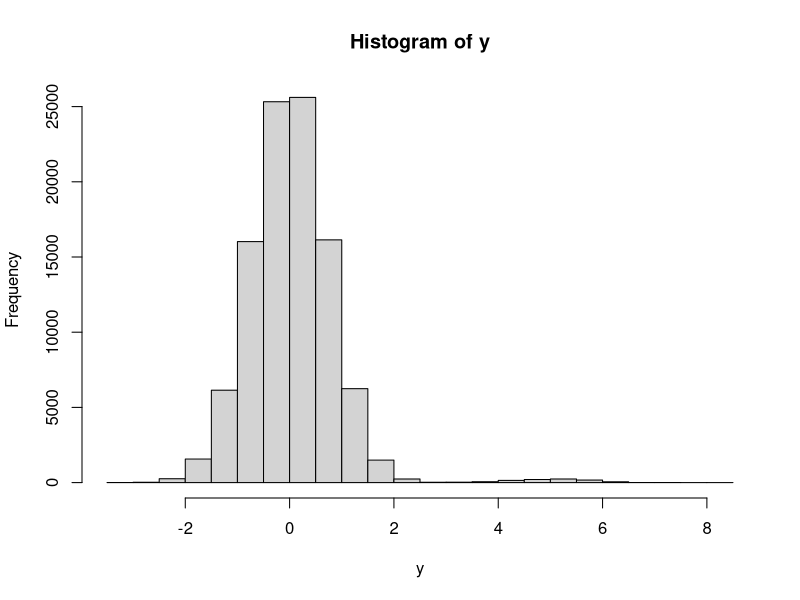

R code for this plot: (Note: this script raises an error after producing the figure.)
## ---- chunk 1
knitr::opts_chunk$set(echo = TRUE)
## ---- chunk 2
set.seed(1104)

pop.m<-20000 # number of clusters
pop.n<- 5 # number within clusters
case.prob<-.01 #probability of case in underlying population
beta<-5 #slope for indicator 
sigma<- .5 #overall standard deviation in the linear model
tau_e<-0.8 #error correlation
x<-rbinom(pop.m,1,prob=case.prob)
x<-rep(x,each=pop.n)

u<-rnorm(pop.m,mean = 0, sd=sqrt(sigma*tau_e)) #cluster samples
u1<-rep(u,each=pop.n) # repeat each cluster sample n times
estar<-rnorm(pop.m*pop.n,mean = 0, sd=sqrt(sigma*(1-tau_e))) # samples within each cluster
err<-u1+estar #total error

y<-beta*x+err
hist(y)
## ---- chunk 3
####ODS Conditional Likelihood Simulation: Jacob M. Maronge 01/09/17

#### Inspired by the paper: Separating between- and within-cluster covariate effects by using conditional and partitioning methods
#### By John M. Neuhaus and Charles E. McCulloch
set.seed(1104)
library(foreach)
library(doParallel)
cores=detectCores()
cl <- makeCluster(3) 
registerDoParallel(cl)
clusterEvalQ(cl,
             {library(nlme)
               pop.m<-20000 # number of clusters
               pop.n<- 5 # number within clusters
               beta<-5 #slope for indicator 
               sigma<- 1 #overall standard deviation in the linear model
               tau_e<-0.8 #error correlation
               norm.sim<-function(pop.m, pop.n, beta,tau_e, sigma){
                 u<-rnorm(pop.m,mean = 0, sd=sqrt(sigma*tau_e)) #cluster samples
                 u1<-rep(u,each=pop.n) # repeat each cluster sample n times
                 estar<-rnorm(pop.m*pop.n,mean = 0, sd=sqrt(sigma*(1-tau_e))) # samples within each cluster
                 err<-u1+estar #total error
                 
                 x<-rnorm(u1,1)
                 x<-as.numeric(x>2.5)
                 y<-beta*x+err
                 dat<-data.frame(y=y,x=x,id=rep(c(1:pop.m),each=pop.n)) #make data
                 agg.dat<-aggregate(y~id, dat, sum) # sum y by id
                 case.samp<-sample(agg.dat$id[agg.dat$y>12],50) #sample cases
                 control.samp<-sample(agg.dat$id[agg.dat$y<12],50)# sample controls
                 samp<-c(case.samp, control.samp)
                 samp.dat<-subset(dat,dat$id%in%samp) # get dataframe for sampled ids
                 samp.agg.dat<-aggregate(x~id, samp.dat, mean) #calculate means for x
                 x_ibar<-rep(samp.agg.dat$x,each=pop.n) # mach means dimensions with dat
                 samp.dat$x_ibar<-x_ibar
                 samp.dat$diff<-samp.dat$x-samp.dat$x_ibar # calculate x_ij-x_ibar
                 
                 fit<-lme(y~diff+x_ibar, data = samp.dat, random = ~1|id)
                 beta.diff.est<-fixed.effects(fit)[2]
                 beta.diff.cov.prob<-(intervals(fit)$fixed[2,1]<=beta&intervals(fit)$fixed[2,3]>=beta)
                 beta.x_ibar.est<-fixed.effects(fit)[3]
                 beta.x_ibar.cov.prob<-(intervals(fit)$fixed[3,1]<=beta&intervals(fit)$fixed[3,3]>=beta)
                 out<-list(beta.diff.est, beta.diff.cov.prob, beta.x_ibar.est,  beta.x_ibar.cov.prob)
                 names(out)<-c("Diff Estimate", "Diff Covered","x_ibar Estimate", "x_ibar Covered")
                 return(out)
               }})

out<-foreach(i=1:2000, .combine=cbind) %dopar% {
  norm.sim(pop.m, pop.n, beta,tau_e, sigma)
  
}
beta.diff.est<-unlist(out[1,])
beta.diff.cov.prob<-unlist(out[2,])
beta.x_ibar.est <- unlist(out[3,])
beta.x_ibar.cov.prob<-unlist(out[4,])
## ---- chunk 4
hist(beta.diff.est)
abline(v = 5, col = "red")
mean(beta.diff.cov.prob)
hist(beta.x_ibar.est)
abline(v = 5, col = "red")
mean(beta.x_ibar.cov.prob)
## ---- chunk 5
set.seed(1104)
library(foreach)
library(doParallel)
cores=detectCores()
cl <- makeCluster(3) 
registerDoParallel(cl)
clusterEvalQ(cl,
             {library(nlme)
               pop.m<-20000 # number of clusters
               pop.n<- 5 # number within clusters
               beta<-5 #slope for indicator 
               sigma<- 1 #overall standard deviation in the linear model
               tau_e<-0.8 #error correlation
               norm.sim<-function(pop.m, pop.n, beta,tau_e, sigma){
                 u<-rnorm(pop.m,mean = 0, sd=sqrt(sigma*tau_e)) #cluster samples
                 u1<-rep(u,each=pop.n) # repeat each cluster sample n times
                 estar<-rnorm(pop.m*pop.n,mean = 0, sd=sqrt(sigma*(1-tau_e))) # samples within each cluster
                 err<-u1+estar #total error
                 
                 x<-rnorm(u1,1)
                 y<-beta*x+err
                 dat<-data.frame(y=y,x=x,id=rep(c(1:pop.m),each=pop.n)) #make data
                 agg.dat<-aggregate(y~id, dat, sum) # sum y by id
                 case.samp<-sample(agg.dat$id[agg.dat$y>12],50) #sample cases
                 control.samp<-sample(agg.dat$id[agg.dat$y<12],50)# sample controls
                 samp<-c(case.samp, control.samp)
                 samp.dat<-subset(dat,dat$id%in%samp) # get dataframe for sampled ids
                 samp.agg.dat<-aggregate(x~id, samp.dat, mean) #calculate means for x
                 x_ibar<-rep(samp.agg.dat$x,each=pop.n) # mach means dimensions with dat
                 samp.dat$x_ibar<-x_ibar
                 samp.dat$diff<-samp.dat$x-samp.dat$x_ibar # calculate x_ij-x_ibar
                 
                 fit<-lme(y~diff+x_ibar, data = samp.dat, random = ~1|id)
                 beta.diff.est<-fixed.effects(fit)[2]
                 beta.diff.cov.prob<-(intervals(fit)$fixed[2,1]<=beta&intervals(fit)$fixed[2,3]>=beta)
                 beta.x_ibar.est<-fixed.effects(fit)[3]
                 beta.x_ibar.cov.prob<-(intervals(fit)$fixed[3,1]<=beta&intervals(fit)$fixed[3,3]>=beta)
                 out<-list(beta.diff.est, beta.diff.cov.prob, beta.x_ibar.est,  beta.x_ibar.cov.prob)
                 names(out)<-c("Diff Estimate", "Diff Covered","x_ibar Estimate", "x_ibar Covered")
                 return(out)
               }})

out<-foreach(i=1:2000, .combine=cbind) %dopar% {
  norm.sim(pop.m, pop.n, beta,tau_e, sigma)
  
}
beta.diff.est<-unlist(out[1,])
beta.diff.cov.prob<-unlist(out[2,])
beta.x_ibar.est <- unlist(out[3,])
beta.x_ibar.cov.prob<-unlist(out[4,])

## ---- chunk 6
hist(beta.diff.est)
abline(v = 5, col = "red")
mean(beta.diff.cov.prob)
hist(beta.x_ibar.est)
abline(v = 5, col = "red")
mean(beta.x_ibar.cov.prob)
## ---- chunk 7
library(lme4)
set.seed(1104)

pop.m<-20000 # number of clusters
pop.n<- 5 # number within clusters
beta1<-3 #slope for indicator 
beta0<--1.5 #intercept terms
tau_sq<-0.5 #variance of random intercept
reps=2000
beta.diff.est<-vector(length = reps)
beta.x_ibar.est<-vector(length = reps)
beta.int.est<-vector(length = reps)
  u<-rnorm(pop.m,mean = 0, sd=sqrt(tau_sq)) #cluster samples
  u1<-rep(u,each=pop.n) # repeat each cluster sample n times
  x<-rnorm(u1,1)
  x<-as.numeric(x>2.5)
  z<-beta0+beta1*x+u1
  pr<-1/(1+exp(-z))
  y<-rbinom(n=pop.m*pop.n,size = 1,prob = pr )
  dat<-data.frame(y=y,x=x,id=rep(c(1:pop.m),each=pop.n)) #make data
  agg.dat<-aggregate(y~id, dat, sum) # sum y by id
  case.samp<-sample(agg.dat$id[agg.dat$y>=4],250) #sample cases
  control.samp<-sample(agg.dat$id[agg.dat$y<4],250)# sample controls
  samp<-c(case.samp, control.samp)
  samp.dat<-subset(dat,dat$id%in%samp) # get dataframe for sampled ids
  samp.agg.dat<-aggregate(x~id, samp.dat, mean) #calculate means for x
  par(mfrow=c(2,2))
  hist(x,main="Histogram of X",xlab = "X")
  hist(pr,main="Histogram of Probabilities",xlab = "Probabilities",xlim = c(0,1))
  hist(y,main="Histogram of Y",xlab = "Y")
  hist(agg.dat$y,main = "Histogram of Aggregated Sums",xlab = "Sum of Y Over Subject")
## ---- chunk 8
set.seed(1104)
library(foreach)
library(doParallel)
cl <- makeCluster(3)  #not to overload your computer
registerDoParallel(cl)
clusterEvalQ(cl,
             {library(lme4)
               pop.m<-80000 # number of clusters
               pop.n<- 5 # number within clusters
               beta1<-3 #slope for indicator 
               beta0<--1.5 #intercept terms
               tau_sq<-.5 #variance of random intercept
               logit.sim<-function(pop.m, pop.n, beta1,beta0,tau_sq){
                 library(lme4)
                 u<-rnorm(pop.m,mean = 0, sd=sqrt(tau_sq)) #cluster samples
                 u1<-rep(u,each=pop.n) # repeat each cluster sample n times
                 x<-rnorm(u1,1)
                 x<-as.numeric(x>2.5)
                 z<-beta0+beta1*x+u1
                 pr<-1/(1+exp(-z))
                 y<-rbinom(n=pop.m*pop.n,size = 1,prob = pr )
                 dat<-data.frame(y=y,x=x,id=rep(c(1:pop.m),each=pop.n)) #make data
                 agg.dat<-aggregate(y~id, dat, sum) # sum y by id
                 case.samp<-sample(agg.dat$id[agg.dat$y>=4],250) #sample cases
                 control.samp<-sample(agg.dat$id[agg.dat$y<4],250)# sample controls
                 samp<-c(case.samp, control.samp)
                 samp.dat<-subset(dat,dat$id%in%samp) # get dataframe for sampled ids
                 samp.agg.dat<-aggregate(x~id, samp.dat, mean) #calculate means for x
                 x_ibar<-rep(samp.agg.dat$x,each=pop.n) # mach means dimensions with dat
                 samp.dat$x_ibar<-(x_ibar)
                 samp.dat$diff<-(samp.dat$x-samp.dat$x_ibar) # calculate x_ij-x_ibar
                 
                 fit.logit<-glmer(y~diff+x_ibar+(1|id),data = samp.dat,
                                  family = binomial(link = "logit"), 
                                  glmerControl(optimizer = c("bobyqa","Nelder_Mead")) )
                 
                 beta.int.est<-coef(summary(fit.logit))[1,1]
                 beta.int.cov.prob<-((coef(summary(fit.logit))[1,1]-qt(.975, df=2000)*coef(summary(fit.logit))[1,2])<=beta0&(coef(summary(fit.logit))[1,1]+qt(.975, df=2000)*coef(summary(fit.logit))[1,2])>=beta0)
                 beta.diff.est<-coef(summary(fit.logit))[2,1]
                 beta.diff.cov.prob<-((coef(summary(fit.logit))[2,1]-qt(.975, df=2000)*coef(summary(fit.logit))[2,2])<=beta1&(coef(summary(fit.logit))[2,1]+qt(.975, df=2000)*coef(summary(fit.logit))[2,2])>=beta1)
                 beta.x_ibar.est<-coef(summary(fit.logit))[3,1]
                 beta.x_ibar.cov.prob<-((coef(summary(fit.logit))[3,1]-qt(.975, df=2000)*coef(summary(fit.logit))[3,2])<=beta1&(coef(summary(fit.logit))[3,1]+qt(.975, df=2000)*coef(summary(fit.logit))[3,2])>=beta1)
                 out<-list(beta.int.est, beta.int.cov.prob, beta.diff.est, beta.diff.cov.prob, beta.x_ibar.est, beta.x_ibar.cov.prob)
                 names(out)<-c("Intercept Estimate", "Intercept Covered", "Diff Estimate", "Diff Covered", "x_ibar Estimate", "x_ibar Covered")
                 return(out)
               }}
               )


out<-foreach(i=1:2000, .combine=cbind) %dopar% {
  logit.sim(pop.m, pop.n, beta1,beta0,tau_sq)
  
}
beta.int.est<-unlist(out[1,])
beta.int.cov.prob<-unlist(out[2,])
beta.diff.est<-unlist(out[3,])
beta.diff.cov.prob<-unlist(out[4,])
beta.x_ibar.est<-unlist(out[5,])
beta.x_ibar.cov.prob<-unlist(out[6,]) 
## ---- chunk 9
hist(beta.int.est,main = "Histogram of intercept estimates",xlim = c(-1.5,0))
abline(v = -1.5, col = "red")
mean(beta.int.cov.prob)
hist(beta.diff.est, main = "Coefficient of (x_ij-x_ibar) estimates")
abline(v = 3, col = "red")
mean(beta.diff.cov.prob)
hist(beta.x_ibar.est, main = "Coefficient of x_ibar Estimates")
abline(v = 3, col = "red")
mean(beta.int.cov.prob)
## ---- chunk 10
library(lme4)
set.seed(1104)

pop.m<-20000 # number of clusters
pop.n<- 5 # number within clusters
beta1<-3 #slope for indicator 
beta0<--1.5 #intercept terms
tau_sq<-0.5 #variance of random intercept
reps=2000
beta.diff.est<-vector(length = reps)
beta.x_ibar.est<-vector(length = reps)
beta.int.est<-vector(length = reps)
  u<-rnorm(pop.m,mean = 0, sd=sqrt(tau_sq)) #cluster samples
  u1<-rep(u,each=pop.n) # repeat each cluster sample n times
  x<-rnorm(u1,1)
  z<-beta0+beta1*x+u1
  pr<-1/(1+exp(-z))
  y<-rbinom(n=pop.m*pop.n,size = 1,prob = pr )
  dat<-data.frame(y=y,x=x,id=rep(c(1:pop.m),each=pop.n)) #make data
  agg.dat<-aggregate(y~id, dat, sum) # sum y by id
  case.samp<-sample(agg.dat$id[agg.dat$y>=4],250) #sample cases
  control.samp<-sample(agg.dat$id[agg.dat$y<4],250)# sample controls
  samp<-c(case.samp, control.samp)
  samp.dat<-subset(dat,dat$id%in%samp) # get dataframe for sampled ids
  samp.agg.dat<-aggregate(x~id, samp.dat, mean) #calculate means for x
  par(mfrow=c(2,2))
  hist(x,main="Histogram of X",xlab = "X")
  hist(pr,main="Histogram of Probabilities",xlab = "Probabilities",xlim = c(0,1))
  hist(y,main="Histogram of Y",xlab = "Y")
  hist(agg.dat$y,main = "Histogram of Aggregated Sums",xlab = "Sum of Y Over Subject")
## ---- chunk 11
set.seed(1104)
library(foreach)
library(doParallel)
cores=detectCores()
cl <- makeCluster(3) 
registerDoParallel(cl)
clusterEvalQ(cl,
             {library(lme4)
               pop.m<-80000 # number of clusters
               pop.n<- 5 # number within clusters
               beta1<-3 #slope for indicator 
               beta0<--1.5 #intercept terms
               tau_sq<-.5 #variance of random intercept
               logit.sim<-function(pop.m, pop.n, beta1,beta0,tau_sq){
                 library(lme4)
                 u<-rnorm(pop.m,mean = 0, sd=sqrt(tau_sq)) #cluster samples
                 u1<-rep(u,each=pop.n) # repeat each cluster sample n times
                 x<-rnorm(u1,1)
                 z<-beta0+beta1*x+u1
                 pr<-1/(1+exp(-z))
                 y<-rbinom(n=pop.m*pop.n,size = 1,prob = pr )
                 dat<-data.frame(y=y,x=x,id=rep(c(1:pop.m),each=pop.n)) #make data
                 agg.dat<-aggregate(y~id, dat, sum) # sum y by id
                 case.samp<-sample(agg.dat$id[agg.dat$y>=4],250) #sample cases
                 control.samp<-sample(agg.dat$id[agg.dat$y<4],250)# sample controls
                 samp<-c(case.samp, control.samp)
                 samp.dat<-subset(dat,dat$id%in%samp) # get dataframe for sampled ids
                 samp.agg.dat<-aggregate(x~id, samp.dat, mean) #calculate means for x
                 x_ibar<-rep(samp.agg.dat$x,each=pop.n) # mach means dimensions with dat
                 samp.dat$x_ibar<-(x_ibar)
                 samp.dat$diff<-(samp.dat$x-samp.dat$x_ibar) # calculate x_ij-x_ibar
                 
                 fit.logit<-glmer(y~diff+x_ibar+(1|id),data = samp.dat,
                                  family = binomial(link = "logit"), 
                                  glmerControl(optimizer = c("bobyqa","Nelder_Mead")) )
                 
                 beta.int.est<-coef(summary(fit.logit))[1,1]
                 beta.int.cov.prob<-((coef(summary(fit.logit))[1,1]-qt(.975, df=2000)*coef(summary(fit.logit))[1,2])<=beta0&(coef(summary(fit.logit))[1,1]+qt(.975, df=2000)*coef(summary(fit.logit))[1,2])>=beta0)
                 beta.diff.est<-coef(summary(fit.logit))[2,1]
                 beta.diff.cov.prob<-((coef(summary(fit.logit))[2,1]-qt(.975, df=2000)*coef(summary(fit.logit))[2,2])<=beta1&(coef(summary(fit.logit))[2,1]+qt(.975, df=2000)*coef(summary(fit.logit))[2,2])>=beta1)
                 beta.x_ibar.est<-coef(summary(fit.logit))[3,1]
                 beta.x_ibar.cov.prob<-((coef(summary(fit.logit))[3,1]-qt(.975, df=2000)*coef(summary(fit.logit))[3,2])<=beta1&(coef(summary(fit.logit))[3,1]+qt(.975, df=2000)*coef(summary(fit.logit))[3,2])>=beta1)
                 out<-list(beta.int.est, beta.int.cov.prob, beta.diff.est, beta.diff.cov.prob, beta.x_ibar.est, beta.x_ibar.cov.prob)
                 names(out)<-c("Intercept Estimate", "Intercept Covered", "Diff Estimate", "Diff Covered", "x_ibar Estimate", "x_ibar Covered")
                 return(out)
               }}
)


out<-foreach(i=1:2000, .combine=cbind) %dopar% {
  logit.sim(pop.m, pop.n, beta1,beta0,tau_sq)
  
}
beta.int.est<-unlist(out[1,])
beta.int.cov.prob<-unlist(out[2,])
beta.diff.est<-unlist(out[3,])
beta.diff.cov.prob<-unlist(out[4,])
beta.x_ibar.est<-unlist(out[5,])
beta.x_ibar.cov.prob<-unlist(out[6,])

## ---- chunk 12
hist(beta.int.est,main = "Histogram of intercept estimates",xlim = c(-1.5,0))
abline(v = -1.5, col = "red")
mean(beta.int.cov.prob)
hist(beta.diff.est, main = "Coefficient of (x_ij-x_ibar) estimates")
abline(v = 3, col = "red")
mean(beta.diff.cov.prob)
hist(beta.x_ibar.est, main = "Coefficient of x_ibar Estimates")
abline(v = 3, col = "red")
mean(beta.int.cov.prob)
## ---- chunk 13
library(survival)
set.seed(1104)

pop.m<-80000 # number of clusters
pop.n<- 5 # number within clusters
beta1<-3 #slope for indicator 
beta0<--1.5 #intercept terms
tau_x<-0.5
sigma<-1
  v<-rnorm(pop.m,mean = 0, sd=sqrt(sigma*tau_x)) #cluster samples
  v1<-rep(v,each=pop.n) # repeat each cluster sample n times
  xstar<-rnorm(pop.m*pop.n,mean = 0, sd=sqrt(sigma*(1-tau_x))) # samples within each cluster
  x<-v1+xstar #total x
  x<-as.numeric(x>.75)
  z<-beta0+beta1*x
  pr<-1/(1+exp(-z))
  y<-rbinom(n=pop.m*pop.n,size = 1,prob = pr )
  dat<-data.frame(y=y,x=x,id=rep(c(1:pop.m),each=pop.n)) #make data
  agg.dat<-aggregate(y~id, dat, sum) # sum y by id
  table(agg.dat$y)
  case.samp<-sample(agg.dat$id[agg.dat$y>=4],250) #sample cases
  control.samp<-sample(agg.dat$id[agg.dat$y<4],250)# sample controls
  samp<-c(case.samp, control.samp)
  samp.dat<-subset(dat,dat$id%in%samp) # get dataframe for sampled ids
  samp.agg.dat<-aggregate(x~id, samp.dat, mean) #calculate means for x
  par(mfrow=c(2,2))
  hist(x,main="Histogram of X",xlab = "X")
  hist(pr,main="Histogram of Probabilities",xlab = "Probabilities",xlim = c(0,1))
  hist(y,main="Histogram of Y",xlab = "Y")
  hist(agg.dat$y,main = "Histogram of Aggregated Sums",xlab = "Sum of Y Over Subject")
## ---- chunk 14
set.seed(1104)
library(foreach)
library(doParallel)
cores=detectCores()
cl <- makeCluster(3) 
registerDoParallel(cl)
clusterEvalQ(cl,
             {library(survival)
               pop.m<-80000 # number of clusters
               pop.n<- 5 # number within clusters
               beta1<-3 #slope for indicator 
               beta0<--1.5 #intercept terms
               tau_x<-0.5
               sigma<-1
               clogit.sim<-function(pop.m, pop.n, beta1,beta0,tau_x, sigma){
                 v<-rnorm(pop.m,mean = 0, sd=sqrt(sigma*tau_x)) #cluster samples
                 v1<-rep(v,each=pop.n) # repeat each cluster sample n times
                 xstar<-rnorm(pop.m*pop.n,mean = 0, sd=sqrt(sigma*(1-tau_x))) # samples within each cluster
                 x<-v1+xstar #total x
                 x<-as.numeric(x>.75)
                 z<-beta0+beta1*x
                 pr<-1/(1+exp(-z))
                 y<-rbinom(n=pop.m*pop.n,size = 1,prob = pr )
                 dat<-data.frame(y=y,x=x,id=rep(c(1:pop.m),each=pop.n)) #make data
                 agg.dat<-aggregate(y~id, dat, sum) # sum y by id
                 table(agg.dat$y)
                 case.samp<-sample(agg.dat$id[agg.dat$y>=4],250) #sample cases
                 control.samp<-sample(agg.dat$id[agg.dat$y<4],250)# sample controls
                 samp<-c(case.samp, control.samp)
                 samp.dat<-subset(dat,dat$id%in%samp) # get dataframe for sampled ids
                 samp.agg.dat<-aggregate(x~id, samp.dat, mean) #calculate means for x
                 x_ibar<-rep(samp.agg.dat$x,each=pop.n) # mach means dimensions with dat
                 samp.dat$x_ibar<-(x_ibar)
                 samp.dat$diff<-(samp.dat$x-samp.dat$x_ibar) # calculate x_ij-x_ibar
                 table(samp.dat$diff,samp.dat$y)
                 fit.clogit<-clogit(y ~ diff + strata(id), samp.dat)
                 beta.diff.est<-coef(fit.clogit)[1]
                 ci<-confint(fit.clogit)
                 beta.diff.cov.prob<-(ci[1,1]<=beta1&ci[1,2]>=beta1)
                 out<-list(beta.diff.est, beta.diff.cov.prob)
                 names(out)<-c("Diff Estimate", "Diff Covered")
                 return(out)
               }})

out<-foreach(i=1:2000, .combine=cbind) %dopar% {
  clogit.sim(pop.m, pop.n, beta1,beta0,tau_x, sigma)
  
}
beta.diff.est<-unlist(out[1,])
beta.diff.cov.prob<-unlist(out[2,])

## ---- chunk 15
hist(beta.diff.est, main = "Estimates of Coefficient (x_ij-x_ibar)")
abline(v = 3, col = "red")
mean(beta.diff.cov.prob)
## ---- chunk 16
library(survival)
set.seed(1104)

pop.m<-80000 # number of clusters
pop.n<- 5 # number within clusters
beta1<-3 #slope for indicator 
beta0<--1.5 #intercept terms
tau_x<-0.5
sigma<-1
  v<-rnorm(pop.m,mean = 0, sd=sqrt(sigma*tau_x)) #cluster samples
  v1<-rep(v,each=pop.n) # repeat each cluster sample n times
  xstar<-rnorm(pop.m*pop.n,mean = 0, sd=sqrt(sigma*(1-tau_x))) # samples within each cluster
  x<-v1+xstar #total x
  z<-beta0+beta1*x
  pr<-1/(1+exp(-z))
  y<-rbinom(n=pop.m*pop.n,size = 1,prob = pr )
  dat<-data.frame(y=y,x=x,id=rep(c(1:pop.m),each=pop.n)) #make data
  agg.dat<-aggregate(y~id, dat, sum) # sum y by id
  table(agg.dat$y)
  case.samp<-sample(agg.dat$id[agg.dat$y>=4],250) #sample cases
  control.samp<-sample(agg.dat$id[agg.dat$y<4],250)# sample controls
  samp<-c(case.samp, control.samp)
  samp.dat<-subset(dat,dat$id%in%samp) # get dataframe for sampled ids
  samp.agg.dat<-aggregate(x~id, samp.dat, mean) #calculate means for x
  par(mfrow=c(2,2))
  hist(x,main="Histogram of X",xlab = "X")
  hist(pr,main="Histogram of Probabilities",xlab = "Probabilities",xlim = c(0,1))
  hist(y,main="Histogram of Y",xlab = "Y")
  hist(agg.dat$y,main = "Histogram of Aggregated Sums",xlab = "Sum of Y Over Subject")
## ---- chunk 17
set.seed(1104)
library(foreach)
library(doParallel)
cores=detectCores()
cl <- makeCluster(3) 
registerDoParallel(cl)
clusterEvalQ(cl,
             {library(survival)
               pop.m<-80000 # number of clusters
               pop.n<- 5 # number within clusters
               beta1<-3 #slope for indicator 
               beta0<--1.5 #intercept terms
               tau_x<-0.5
               sigma<-1
               clogit.sim<-function(pop.m, pop.n, beta1,beta0,tau_x, sigma){
                 v<-rnorm(pop.m,mean = 0, sd=sqrt(sigma*tau_x)) #cluster samples
                 v1<-rep(v,each=pop.n) # repeat each cluster sample n times
                 xstar<-rnorm(pop.m*pop.n,mean = 0, sd=sqrt(sigma*(1-tau_x))) # samples within each cluster
                 x<-v1+xstar #total x
                 z<-beta0+beta1*x
                 pr<-1/(1+exp(-z))
                 y<-rbinom(n=pop.m*pop.n,size = 1,prob = pr )
                 dat<-data.frame(y=y,x=x,id=rep(c(1:pop.m),each=pop.n)) #make data
                 agg.dat<-aggregate(y~id, dat, sum) # sum y by id
                 table(agg.dat$y)
                 case.samp<-sample(agg.dat$id[agg.dat$y>=4],250) #sample cases
                 control.samp<-sample(agg.dat$id[agg.dat$y<4],250)# sample controls
                 samp<-c(case.samp, control.samp)
                 samp.dat<-subset(dat,dat$id%in%samp) # get dataframe for sampled ids
                 samp.agg.dat<-aggregate(x~id, samp.dat, mean) #calculate means for x
                 x_ibar<-rep(samp.agg.dat$x,each=pop.n) # mach means dimensions with dat
                 samp.dat$x_ibar<-(x_ibar)
                 samp.dat$diff<-(samp.dat$x-samp.dat$x_ibar) # calculate x_ij-x_ibar
                 table(samp.dat$diff,samp.dat$y)
                 fit.clogit<-clogit(y ~ diff + strata(id), samp.dat)
                 beta.diff.est<-coef(fit.clogit)[1]
                 ci<-confint(fit.clogit)
                 beta.diff.cov.prob<-(ci[1,1]<=beta1&ci[1,2]>=beta1)
                 out<-list(beta.diff.est, beta.diff.cov.prob)
                 names(out)<-c("Diff Estimate", "Diff Covered")
                 return(out)
               }})

out<-foreach(i=1:2000, .combine=cbind) %dopar% {
  clogit.sim(pop.m, pop.n, beta1,beta0,tau_x, sigma)
  
}
beta.diff.est<-unlist(out[1,])
beta.diff.cov.prob<-unlist(out[2,])
## ---- chunk 18
hist(beta.diff.est, main = "Estimates of Coefficient (x_ij-x_ibar)")
abline(v = 3, col = "red")
mean(beta.diff.cov.prob)
